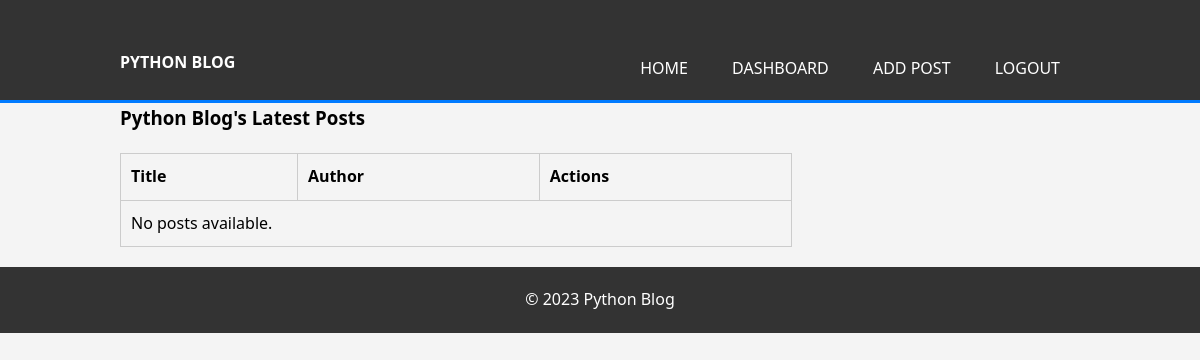
The page /dashboard (signed in) on the database as committed earlier.
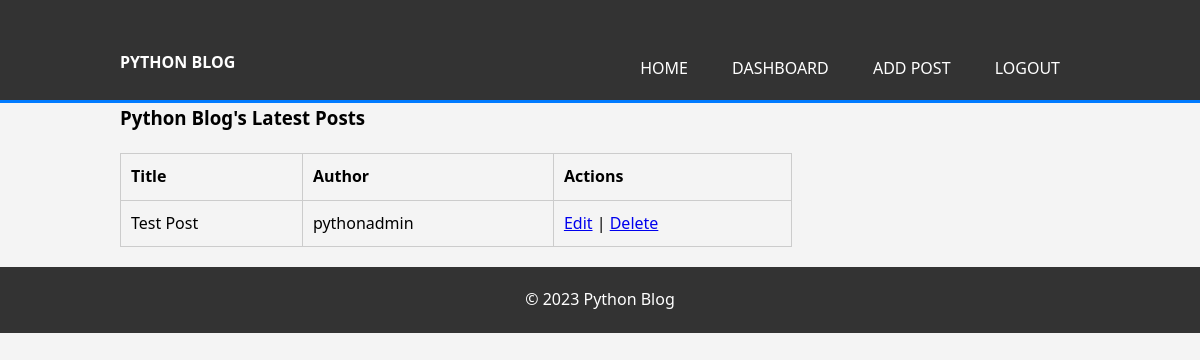
The same page on the database as committed later.
### app/models.py (models this page shows)
class Post(db.Model):
    id = db.Column(db.Integer, primary_key=True)
    title = db.Column(db.String(100), nullable=False)
    content = db.Column(db.Text, nullable=False)
    date_posted = db.Column(db.DateTime, nullable=False, default=datetime.utcnow)
    author_id = db.Column(db.Integer, db.ForeignKey('user.id'), nullable=False)
    published = db.Column(db.Boolean, default=True)

class User(db.Model):
    id = db.Column(db.Integer, primary_key=True)
    username = db.Column(db.String(80), unique=True, nullable=False)
    password = db.Column(db.String(200), nullable=False)
    posts = db.relationship('Post', backref='author', lazy='dynamic')

### app/routes.py (the view)
@main_bp.route('/dashboard')
def dashboard():
    if 'user_id' not in session:
        return redirect(url_for('auth.login'))
    user_id = session['user_id']
    user = User.query.get(user_id)
    is_root_user = user and user.username == 'pythonadmin'
    all_posts = Post.query.order_by(Post.date_posted.desc()).all()
    return render_template('dashboard.html', all_posts=all_posts)

### app/templates/dashboard.html (shortened to what this page needs)
<!DOCTYPE html>
<html lang="en">
<head>
    <link rel="stylesheet" href="{{ url_for('static', filename='css/styles.css') }}">
</head>
<body>
    {% extends "base.html" %}
    {% block content %}
    <section id="main">
        <div class="container">
            <article id="main-col">
                <h1 class="page-title">Python Blog's Latest Posts</h1>
                <table>
                    <thead>
                        <tr>
                            <th>Title</th>
                            <th>Author</th>
                            <th>Actions</th>
                        </tr>
                    </thead>
                    <tbody>
                        {% for post in all_posts %}
                        <tr>
                            <td>{{ post.title }}</td>
                            <td>{{ post.author.username }}</td>
                            <td>
                                <a href="{{ url_for('main.edit_post', post_id=post.id) }}">Edit</a> |
                                <a href="{{ url_for('main.delete_post', post_id=post.id) }}">Delete</a>
                            </td>
                        </tr>
                        {% else %}
                        <tr>
                            <td colspan="3">No posts available.</td>
                        </tr>
                        {% endfor %}
                    </tbody>
                </table>
            </article>
        </div>
    </section>
    {% endblock %}

Rows that differ between the two databases and show on the page:
added Post: title "Test Post", author.username "pythonadmin"
Other text that changed with them:
text no longer shown: "No posts available."
